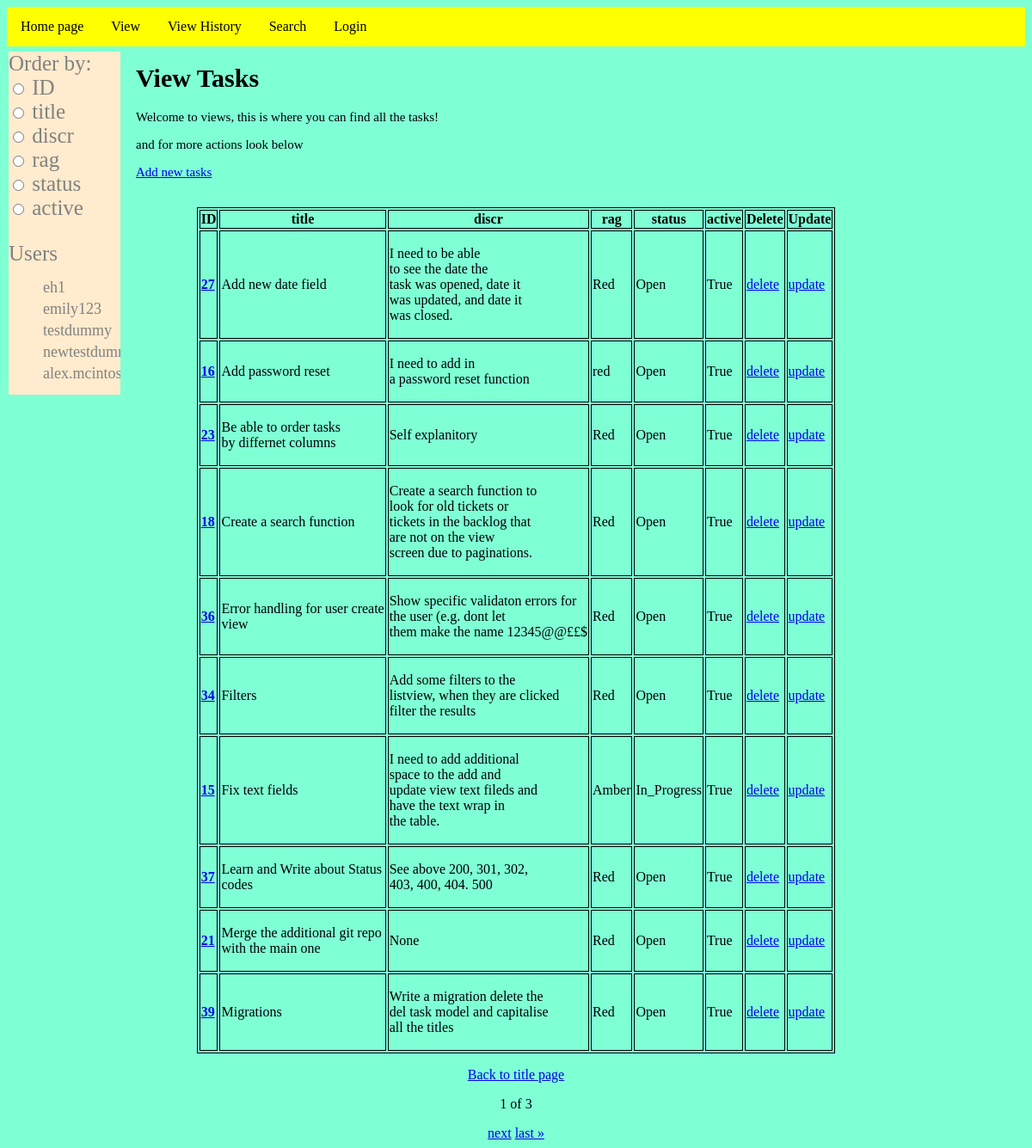
Page /view/ on the earlier database version.
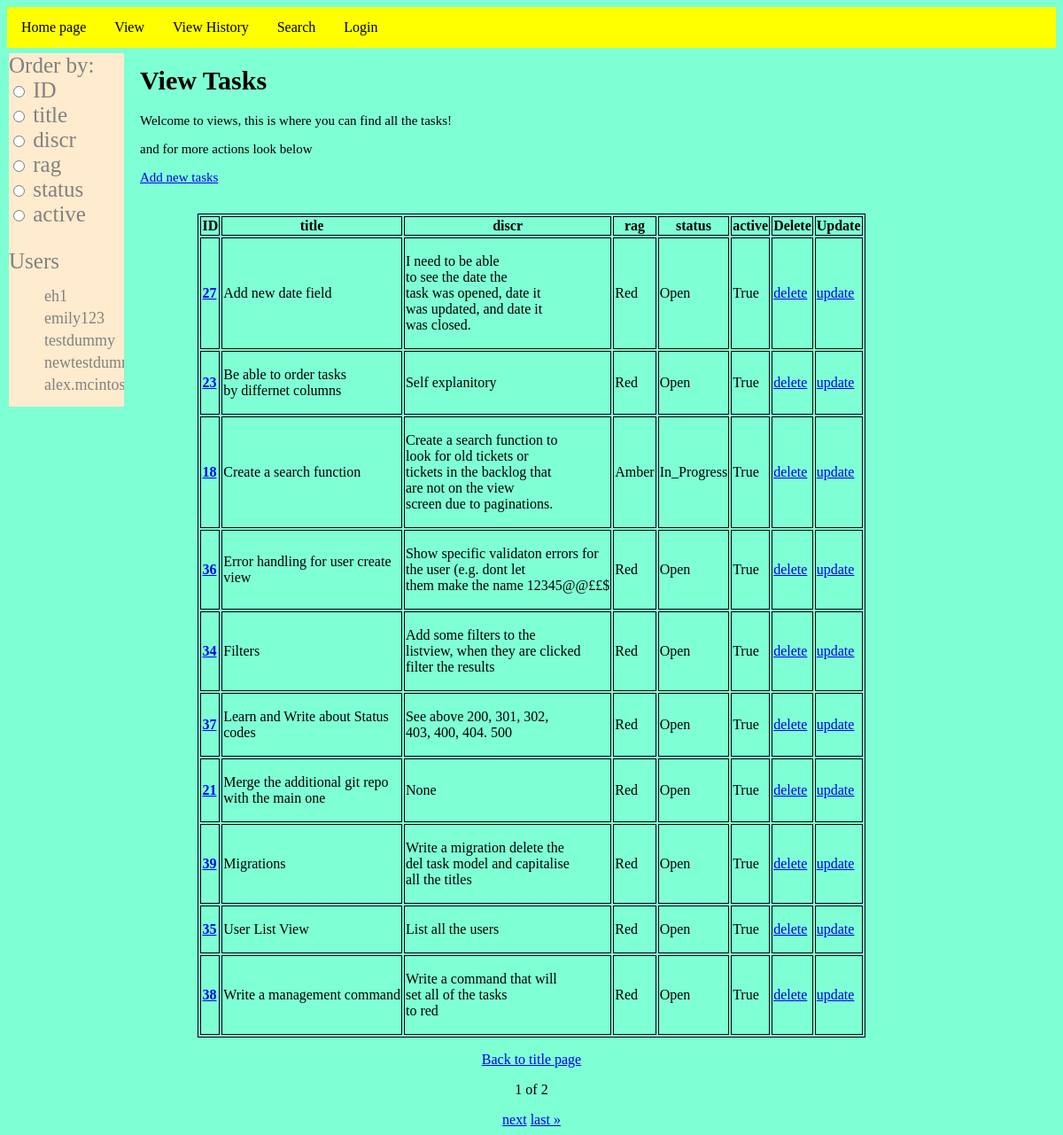
Same page on the later database version.
### taskmanager/models.py (models this page shows, shortened)
class Task(models.Model):
    title = models.CharField(max_length=255)
    discr = models.CharField(max_length=255)
    rag = models.CharField(max_length=255)
    status = models.CharField(max_length=255)
    active = models.BooleanField()

### taskmanager/views.py (the view)
# urls.py: path("view/", views.TaskListView.as_view(), name="view_tasks"),
class TaskListView(ContextDataMixim, generic.ListView):
    model = Task
    title = "View"
    template_name = "view.html"
    context_object_name = "model"
    paginate_by = 10
    ordering = ["id"]
    def get_queryset(self) -> QuerySet[Any]:
        initial_order = self.request.GET.get("order")  #
        default_order = (
            "title"
            if initial_order not in [f.name for f in Task._meta.get_fields()]
            else initial_order
        )
        order_by = self.request.GET.get("order_by", default_order)
        return Task.objects.all().order_by(order_by)
    def get_context_data(self, **kwargs):
        context = super().get_context_data(**kwargs)
        context["order_by"] = self.request.GET.get("order_by")
        return context

### my_task_manager/custom_filters.py (called while the page is built)
@register.filter(name="add_line_breaks")
def add_line_breaks(inputted, line_break_num):
    words = inputted.split()
    result = []
    for i, word in enumerate(words, start=1):
        result.append(word)
        if i % line_break_num == 0 and i != len(words):
            result.append("\n")
    result = " ".join(result)
    return result

### taskmanager/views.py (called while the page is built)
    def get_context_data(self, **kwargs: Any) -> dict[str, Any]:
        context = super().get_context_data(**kwargs)
        context["fields"] = Task._meta.fields
        context["title"] = self.title
        context["user"] = User.objects.all()
        context["filter"] = Task.objects.order_by(**kwargs)
        return context

### taskmanager/templates/view.html (shortened to what this page needs)
{% extends "base_layout.html" %}
{% load static %} {% load mytags %}
        {% block content %}
        <div class="main">
        <body>
        <h1>View Tasks</h1>
        <p>Welcome to views, this is where you can find all the tasks!</p>
        <p>and for more actions look below</p>
        <p><a href="create">Add new tasks</a></p>
            <div class="sidenav">
                <form id="order_by" method="GET">
                    <label for="order_by">Order by:</label>
                    {% for field in fields %}
                        <br>
                        <input type="radio" id="{{ field.name }}" name="order_by" value="{{ field.name }}" onchange="submitForm()">
                        <label for="{{ field.name }}">{{ field.verbose_name }}</label>
                    {% endfor %}
                </form>
                <p>Users</p>
                {% for i in user %}
                    <ul><a href={% url "main" %}>{{i}}</a></ul>
                {% endfor %}
            </div>
        <br>
    </body>
    </div>
{% endblock %}
{% block table %}
<table class="center">
    {% for field in fields %}<th>{{ field.verbose_name }}</th>{% endfor %}
    <th>Delete</th>
    <th>Update</th>
    {% for task in model %}
        <tr>
            <td>
                <a href="{% url 'detail' task.id %}"><b>{{ task.id }}</b></a>
            </td>
            <td>{{ task.title|capfirst|add_line_breaks:5|linebreaks }}</td>
            <td>{{ task.discr|capfirst|add_line_breaks:5|linebreaks }}</td>
            <td>{{ task.rag }}</td>
            <td>{{ task.status }}</td>
            <td>{{ task.active }}</td>
            <td><a href="{% url 'delete' task.id %}">delete</a></td>
            <td><a href="{% url 'update' task.id %}">update</a></td>
        </tr>
    {% endfor %}
</table>
{% endblock %}

### taskmanager/templates/base_layout.html (shortened to what this page needs)
{% load static %}{% load mytags %}
<!DOCTYPE html>
<html>
{% block head %}
<head id="head_stuff">
    <link rel="stylesheet" href={% static "mainstatic.css" %}>
    <ul class="top">
        <li><a href="{% url 'main' %}">Home page</a></li>
        <li><a href="{% url 'view_tasks' %}">View</a></li>
        <li><a href="{% url 'view_history'%}">View History</a></li>
        <li><a href="{% url 'search' %}">Search</a></li>
        {% if user.is_authenticated %}
            <li><a href="{% url 'logout' %}">Logout</a></li>
            <li><a href="">Logged in as {{user}}<a/></li>
        {% else %}
            <li><a href="{% url 'login' %}">Login</a></li>
        {% endif %}
    </ul>
</head>
{% endblock %}
    {% block content %}{% endblock %}
{% block table %}{% endblock %}
{% block pagin %}
<div class='pagination-container'>
<p><a href="{% url 'main' %}">Back to title page</a></p>
    <div class="pagination">
        <span class="step-links">
            <span class="current">
                <p>{{page_obj.number}} of {{page_obj.paginator.num_pages}}</p>
            </span>
            {% if page_obj.has_next %}
                <a href="?page={{ page_obj.next_page_number }}">next</a>
                <a href="?page={{ page_obj.paginator.num_pages }}">last &raquo;</a>
            {% endif %}
        </span>
    </div>
{% endblock %}
</html>

### taskmanager/static/mainstatic.css (style rules this page uses)
table, th, td { border: 1px solid black; }
table.center { margin-left: auto; margin-right: auto; }
.main { margin-left: 140px; font-size: 15px; padding: 0px 10px; }
.top { list-style-type: none; margin: 0; padding: 0; overflow: hidden; background-color: yellow; }
.top li a { display: block; color: black; text-align: left; padding: 14px 16px; text-decoration: none; float: left; }
.sidenav { background-color: blanchedalmond; color: #818181; width: 130px; position: absolute; z-index: 1; top: 60px; left: 10px; overflow-x: hidden; font-size: 25px; }
.sidenav ul { list-style-type: none; }
.pagination-container { text-align: center; }

### taskmanager/templates/base_layout.html (style rules this page uses)
body { background-color:aquamarine; }

Differences in the rows shown:
removed Task: id "16", title|add_line_breaks "Add password reset", discr|add_line_breaks "I need to add in a password reset function", rag "red", status "Open", active "True"
removed Task: id "15", title|add_line_breaks "Fix text fields", discr|add_line_breaks "I need to add additional space to the add and update view text fileds and have the text wrap in the table.", rag "Amber", status "In_Progress", active "True"
changed Task "Create a search function": rag "Red" → "Amber"; status "Open" → "In_Progress"
now on this page (row unchanged): Task: id "35", title|add_line_breaks "User List View", discr|add_line_breaks "List all the users", rag "Red", status "Open", active "True"
now on this page (row unchanged): Task: id "38", title|add_line_breaks "Write a management command", discr|add_line_breaks "Write a command that will set all of the tasks to red", rag "Red", status "Open", active "True"
Other differences:
{{ page_obj.paginator.num_pages }}: "3" → "2"
